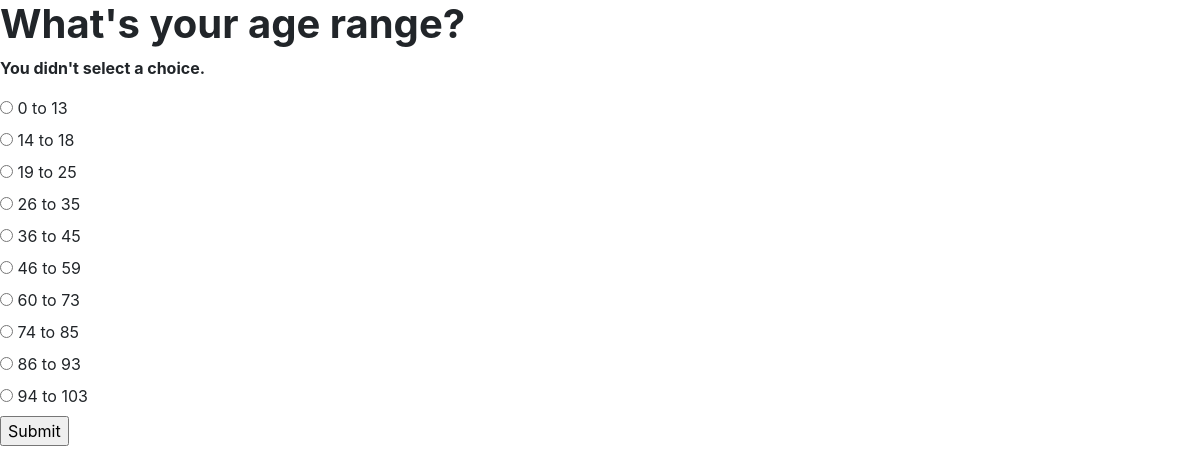
Screenshot of /fortune/4/answer/ with the database file from the repository.
### fortune/models.py (models this page shows, shortened)
class Question(models.Model):
    question_text = models.CharField(max_length=200)
    question_key = models.IntegerField(default=0)
    question_status = models.BooleanField(default=False)

class Choice(models.Model):
    question = models.ForeignKey(Question, on_delete=models.CASCADE)
    choice_text = models.CharField(max_length=200)
    choice_key = models.IntegerField(default=0)

### fortune/views.py (the view)
# urls.py: path('<int:question_id>/answer/', views.answer, name='answer'),
def answer(request, question_id): #action for answering questions
    question = get_object_or_404(Question, pk=question_id)
    try:
        selected_choice = question.choice_set.get(pk=request.POST['choice'])
    except (KeyError, Choice.DoesNotExist):
        return render(request, 'fortune/detail.html', {
            'question': question,
            'error_message': "You didn't select a choice.",
        })
    else:
        question.question_status = True
        question.save()
        messages.success(request, 'Your answer was recorded.')
        return HttpResponseRedirect(reverse('fortune:index'))

### fortune/templates/fortune/detail.html (shortened to what this page needs)
<html>
<head>
    <link rel="stylesheet" href="https://maxcdn.bootstrapcdn.com/bootstrap/4.0.0/css/bootstrap.min.css"
>
</head>
<body>
    <h1><b>{{ question.question_text }}</b></h1>
    {% if error_message %}<p><strong>{{ error_message }}</strong></p>{% endif %}
    <form action="{% url 'fortune:answer' question.id %}" method="post">
        {% for choice in question.choice_set.all %}
        <input type="radio" name="choice" id="choice{{ forloop.counter }}" value="{{ choice.id }}">
        <label for="choice{{ forloop.counter }}">{{ choice.choice_text }}</label><br>
        {% endfor %}
        <input type="submit" value="Submit">
    </form>
</body>
</html>

### rows the page displays
Question: question_text "What's your age range?"
Choice: choice_text "0 to 13"
Choice: choice_text "14 to 18"
Choice: choice_text "19 to 25"
Choice: choice_text "26 to 35"
Choice: choice_text "36 to 45"
Choice: choice_text "46 to 59"
Choice: choice_text "60 to 73"
Choice: choice_text "74 to 85"
Choice: choice_text "86 to 93"
Choice: choice_text "94 to 103"

### other values shown
{{ error_message }} "You didn't select a choice."
